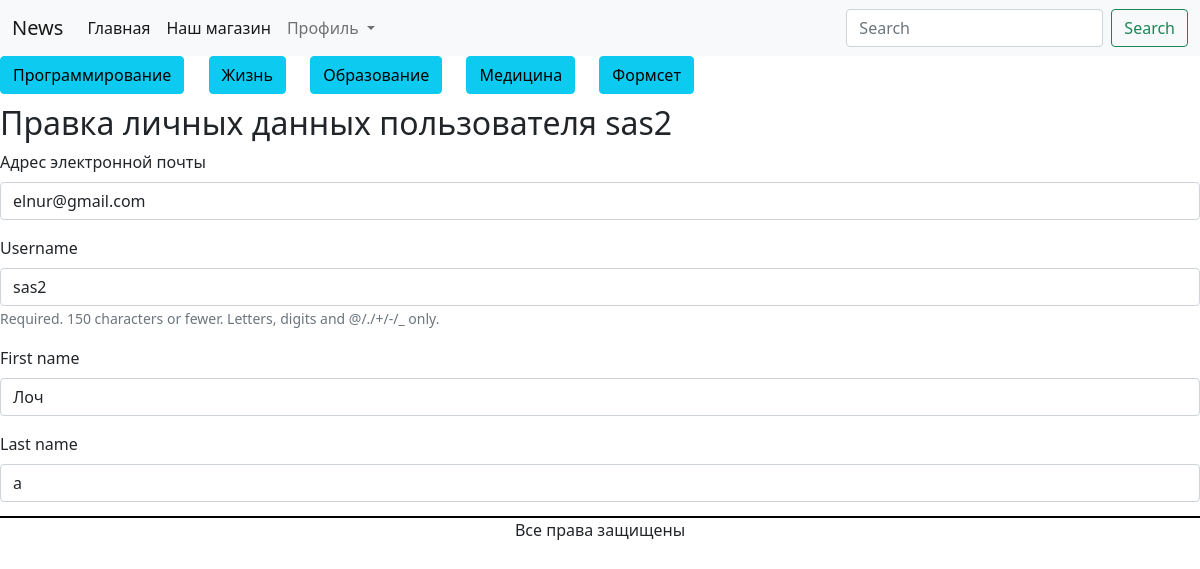
The page /news/accounts/profile_change (signed in) on the database its author committed.
### news/models.py (models this page shows, shortened)
class Rubric(models.Model):
    name = models.CharField(max_length=20, db_index=True, unique=True, verbose_name='Название')
    class Meta:
        verbose_name = 'Рубрика'
        verbose_name_plural = 'Рубрики'

class AdvUser(AbstractUser):
    is_activated = models.BooleanField(default=True, db_index=True, verbose_name='Прошёл активацию?')
    send_messages = models.BooleanField(default=True, verbose_name='Слать оповещения  о новых комментариях?')
    class Meta(AbstractUser.Meta):
        pass

### news/views.py (the view)
# urls.py: path('accounts/profile_change', ChangeUserInfoView.as_view(), name='profile_change'),  # получилось
class ChangeUserInfoView(SuccessMessageMixin, LoginRequiredMixin, UpdateView):
    model = AdvUser
    template_name = 'news/change_user_info.html'
    form_class = ChangeUserInfoForm
    success_url = reverse_lazy('profile')
    success_message = 'Данные пользователя изменены'
    def setup(self, request, *args, **kwargs):
        self.user_id = request.user.pk
        return super().setup(request, *args, **kwargs)
    def get_object(self, queryset=None):
        if not queryset:
            queryset = self.get_queryset()
        return get_object_or_404(queryset, pk=self.user_id)

### news/forms.py
class ChangeUserInfoForm(forms.ModelForm):
    email = forms.EmailField(required=True, label='Адрес электронной почты')
    class Meta:
        model = AdvUser
        fields = ('email', 'username', 'first_name', 'last_name')

### news/templatetags/custom_tags.py (called while the page is built)
@register.simple_tag()
def rubric_all():
    return Rubric.objects.all()

### templates/news/change_user_info.html (shortened to what this page needs)
{% extends 'news/base.html' %}
{% load bootstrap4 %}
{% block content %}
<h2>Правка личных данных пользователя {{ user.username }}</h2>
<form method="post">
{% bootstrap_form form layout='horizontal'%}
</form>
{% endblock %}

### templates/news/base.html (shortened to what this page needs)
{% load static %}
{% load custom_tags %}
<!doctype html>
<html lang="en">
<head>
    <link rel="stylesheet" type="text/css" href="{%static 'news/style.css'%}">
    <link href="https://cdn.jsdelivr.net/npm/bootstrap@5.1.3/dist/css/bootstrap.min.css" rel="stylesheet">
</head>
<body>
<nav class="navbar navbar-expand-lg navbar-light bg-light">
  <div class="container-fluid">
    <a class="navbar-brand" href="#">News</a>
    <div class="collapse navbar-collapse" id="navbarSupportedContent">
      <ul class="navbar-nav me-auto mb-2 mb-lg-0">
        <li class="nav-item">
          <a class="nav-link active" aria-current="page" href="{% url 'home' %}">Главная</a>
        </li>
          {%if user.is_authenticated%}
          <li class="nav-item">
          <a class="nav-link active" aria-current="page" href="{% url 'shop:home' %}">Наш магазин</a>
        </li>
          {%endif%}
        <li class="nav-item dropdown">
          {%if user.is_authenticated%}
          <a class="nav-link dropdown-toggle" href="#" id="navbarDropdown" role="button" data-bs-toggle="dropdown" aria-expanded="false">
            Профиль
          </a>
            </li>
          </ul>
      {%endif%}
      <form class="d-flex" method="get" action="{% url 'search' %}" >
        <input class="form-control me-2" type="search" placeholder="Search" aria-label="Search" name="q">
        <button class="btn btn-outline-success" type="submit">Search</button>
      </form>
    </div>
  </div>
</nav>
<div class="rubric_class">
    {% rubric_all as rubrics %}
    {%for rubric in rubrics%}
<a href="{% url 'rubric_post' rubric.id%}" class="btn btn-info">{{rubric.name}}</a>
    {%endfor%}
</div>
{%block content%}
{%endblock%}
<footer class="footer_class">Все права защищены</footer>
</body>
</html>

### static/news/style.css (style rules this page uses)
.footer_class { text-align:center; outline: 2px solid #000; height: 100px; }
.rubric_class { word-spacing: 20px; border-bottom-width:10px; border-bottom-color: white; border-bottom-style: solid; }

### rows shown on the page
Rubric: name "Программирование"
Rubric: name "Жизнь"
Rubric: name "Образование"
Rubric: name "Медицина"
Rubric: name "Формсет"
AdvUser: username "sas2", email "elnur@gmail.com", first_name "Лоч", last_name "a"
